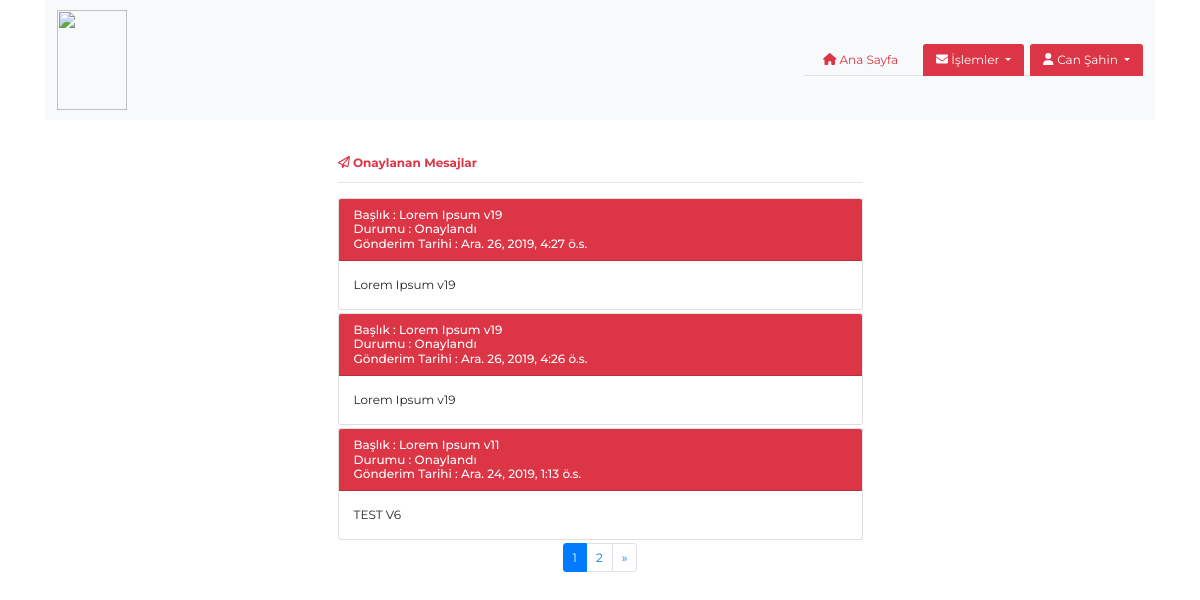
Page /post/confirmed/ (signed in) on the committed database.
### Account/models.py (models this page shows, shortened)
class Account(AbstractBaseUser):
    DEPARTMENT ={
        ('U','Üretim'),
        ('P','Pazarlama'),
        ('S','Satın Alma'),
        ('A','ARGE'),
        ('M','Muhasebe'),
        ('F','Finans'),
    }
    email = models.EmailField(verbose_name="Email",max_length=60,unique=True)
    username = models.CharField(max_length=30,unique=True,verbose_name= "Kullanıcı Adı")
    first_last_name=models.CharField(max_length=60,verbose_name= "Ad Soyad")
    department=models.CharField(max_length=1,verbose_name="Departman",choices=DEPARTMENT)
    date_joined=models.DateTimeField(verbose_name="Kayıt Tarihi",auto_now_add=True)
    last_login=models.DateTimeField(verbose_name="Son Giriş Tarihi",auto_now=True)
    is_admin=models.BooleanField(default=False,verbose_name="Admin mi ?")
    is_active=models.BooleanField(default=True,verbose_name="Aktif mi ?")
    is_staff=models.BooleanField(default=False,verbose_name="Yetkili mi ?")
    is_superadmin=models.BooleanField(default=False,verbose_name="Super Admin mi ?")
    USERNAME_FIELD='email'
    objects=ProjectAccountManager()

### Post/models.py (models this page shows, shortened)
class Post(models.Model):
    title = models.CharField(max_length=200,verbose_name="Başlık")
    subject=models.CharField(max_length=1,verbose_name="Konu",choices=SUBJECT)
    author = models.ForeignKey(settings.AUTH_USER_MODEL, on_delete= models.CASCADE)
    updated_on = models.DateTimeField(auto_now= True)
    content = models.TextField(verbose_name="İçerik")
    created_on = models.DateTimeField(auto_now_add=True)
    status = models.CharField(max_length=2,verbose_name="Mesaj Durumu",choices=STATUS,default="0")
    mail_group=MultiSelectField(verbose_name="Mail Grupları",choices=MAIL_GROUP,blank=True,null=True)
    docnumber=models.CharField(max_length=200,verbose_name="Belge No",blank=True,null=True)
    duedate=models.DateField(verbose_name="Termin Tarihi",blank=True,null=True)
    class Meta:
        ordering = ['-created_on']

### Post/views.py (the view)
# urls.py: path('confirmed/',confirmedpostV.as_view(),name='confirmed'),
class confirmedpostV(LoginRequiredMixin, ListView):
    login_url = 'account/login/'
    redirect_field_name = 'login'
    model = Post
    paginate_by = 3
    template_name = "confirmed_post.html"
    context_object_name = "confirmed_post"
    def get_queryset(self):
        return Post.objects.filter(status="1", author=self.request.user).all()

### Post/templates/confirmed_post.html (shortened to what this page needs)
{% extends 'base.html'%}
{%block content%}
<div class="row">
    <div class="col-md-6 offset-md-3 text-danger ">
        <h4 class="font-weight-bold">
            <i class="far fa-paper-plane"></i> Onaylanan Mesajlar
        </h4>
        <hr>
    </div>
    <div class="col-md-6 offset-md-3 ">
        {% for p in confirmed_post %}
        <div class="card mt-1">
          <div class="card-header bg-danger text-white" id="headingOne">
            <h5 class="mb-0">
                Başlık : {{ p.title }}
            </h5>
            <h5 class="mb-0 ">
                  Durumu : {{ p.get_status_display}}
              </h5>
              <h5 class="mb-0">
                  Gönderim Tarihi : {{ p.created_on }}
              </h5>
          </div>
          <div id="collapseOne" class="collapse show" aria-labelledby="headingOne" data-parent="#accordion">
            <div class="card-body">
              {{p.content}}
            </div>
          </div>
        </div>
        {% endfor %}
        {% if is_paginated %}
        <ul class="pagination justify-content-center mt-1">
          {% for i in paginator.page_range %}
            {% if page_obj.number == i %}
            <li class="page-item active"><a class="page-link " href="?page={{ i }}"><span>{{ i }} <span class="sr-only">(current)</span></span></a></li>
            {% else %}
            <li class="page-item"><a class="page-link" href="?page={{ i }}">{{ i }}</a></li>
            {% endif %}
          {% endfor %}
          {% if page_obj.has_next %}
          <li class="page-item">
            <a class="page-link " href="?page={{ page_obj.next_page_number }}" aria-label="Next">
              <span aria-hidden="true">&raquo;</span>
            </a>
          </li>
          {% endif %}
        </ul>
        {% endif %}
    </div>
</div>
{%endblock content%}

### templates/navbar.html (shortened to what this page needs)
<div class="container">
  <nav class="navbar navbar-expand-lg navbar-light bg-light ">
    <a class="navbar-brand" href="{% url 'index' %}"><img class="text-left"
        src="http://kapp.com.tr/images/kapp_logo.png" style="width: 70px; height: 100px;"></a>
    <div class="collapse navbar-collapse" id="navbarSupportedContent">
      <ul class="nav nav-tabs ml-auto">
        {% if user.is_authenticated %}
        <li class="nav-item mx-2">
          <a class="nav-link text-danger" href="{% url 'index' %}"> <i class="fas fa-home"></i> Ana Sayfa </a>
        </li>
        <li class="nav-item dropdown mx-2">
          <a class="nav-link btn-danger dropdown-toggle " href="#" id="navbarDropdown" role="button"
            data-toggle="dropdown" aria-haspopup="true" aria-expanded="false">
            <i class="fas fa-envelope"></i> İşlemler
          </a>
        </li>
        <li class="nav-item dropdown">
          <a class="nav-link btn-danger dropdown-toggle " href="#" id="navbarDropdown" role="button"
            data-toggle="dropdown" aria-haspopup="true" aria-expanded="false">
            <i class="fas fa-user"></i> {{user.first_last_name}}
          </a>
        </li>
        {% endif %}
      </ul>
    </div>
  </nav>

### static/css/style.css (style rules this page uses)
* { font-family: 'Montserrat', sans-serif; font-size: 12px !important; }

### static/css/all.css (style rules this page uses)
.fa-envelope:before { content: "\f0e0"; }
.fa-paper-plane:before { content: "\f1d8"; }
.fa-user:before { content: "\f007"; }

### rows in the picture
Account: first_last_name "Can Şahin"
Post: title "Lorem Ipsum v19", status "Onaylandı", created_on "Ara. 26, 2019, 4:27 ö.s.", content "Lorem Ipsum v19"
Post: title "Lorem Ipsum v19", status "Onaylandı", created_on "Ara. 26, 2019, 4:26 ö.s.", content "Lorem Ipsum v19"
Post: title "Lorem Ipsum v11", status "Onaylandı", created_on "Ara. 24, 2019, 1:13 ö.s.", content "TEST V6"

### other values in the picture
{{ i }} "1"
{{ i }} "2"
